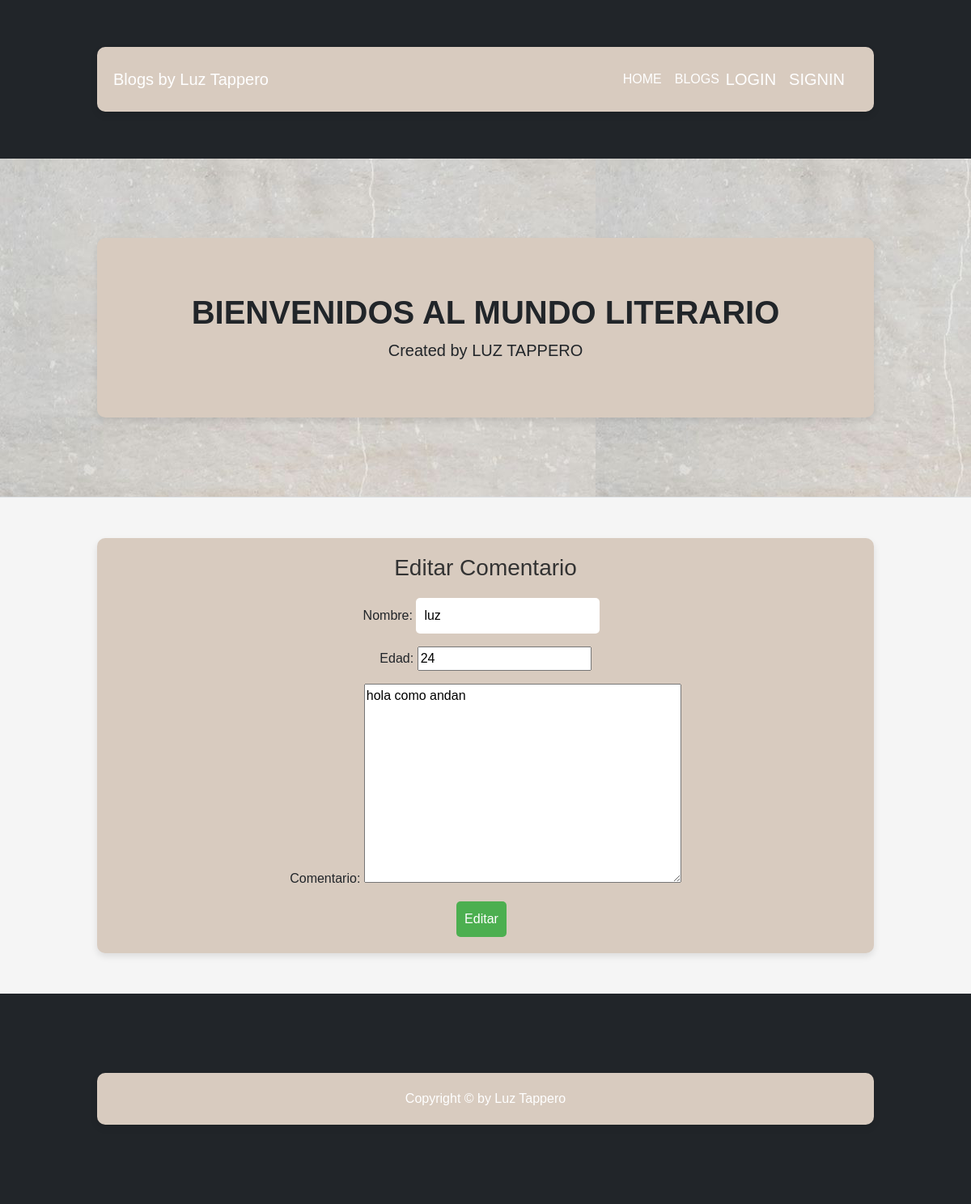
The page /comentario_update/3 on the database its author committed.
### Blog/models.py (models this page shows, shortened)
class Comentario(models.Model):
    nombre= models.CharField(max_length=255)
    edad= models.IntegerField()
    comentario= models.TextField(max_length=1000)

### Blog/views.py (the view)
class ComentarioUpdate(UpdateView):
    model= Comentario
    template_name = 'Comentarios/comentario_update.html'
    fields=["nombre", "edad", "comentario"]
    success_url= '/comentario_list/'

### Blog/templates/Comentarios/comentario_update.html (shortened to what this page needs)
{% extends 'Blog/blog.html' %}
{% block contenidoQueCambia %}
<!DOCTYPE html>
<html lang="en">
<head>
</head>
<body>
    <div class="container">
        <h3>Editar Comentario</h3>
        <form action="{% url 'comentario_update' comentario.pk %}" method="POST">
            <div class="form-fields">
                {{ form.as_p }}
            </div>
            <input type="submit" value="Editar">
        </form>
    </div>
</body>
</html>
{% endblock %}

### Blog/templates/Comentarios/comentario_update.html (style rules this page uses)
body { font-family: 'Arial', sans-serif; background-color: #f5f5f5; margin: 0; padding: 0; }
.container { background-color: #d8cbbf; border-radius: 10px; box-shadow: 0 4px 8px rgba(0, 0, 0, 0.1); margin: 50px auto; padding: 20px; width: 80%; }
h3 { color: #333; text-align: center; }
form { margin-top: 20px; text-align: center; }
.form-fields { margin-bottom: 15px; }
input[type="text"], input[type="submit"] { padding: 10px; border: none; border-radius: 5px; margin-right: 10px; }
input[type="submit"] { background-color: #4CAF50; color: white; cursor: pointer; }

### rows shown on the page
Comentario: nombre "luz", edad "24", comentario "hola como andan"
